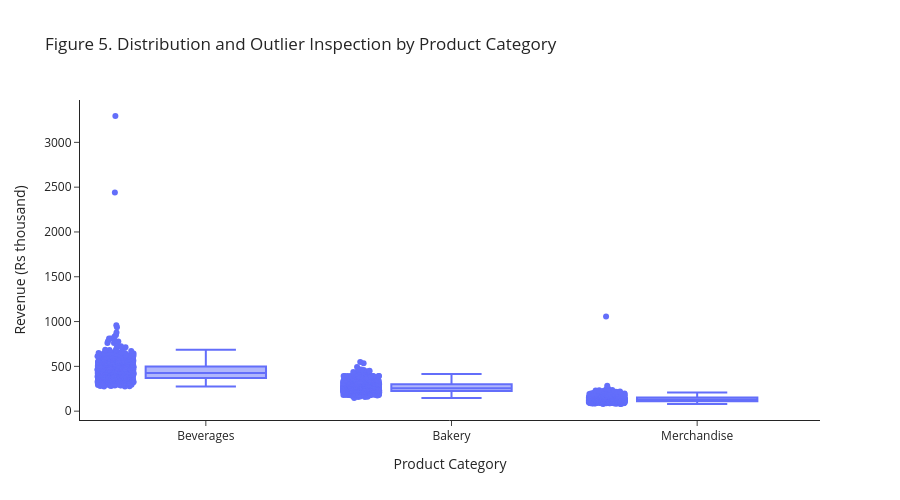

Source (notebook cell):
### Markdown cell above
## 5. Outliers: Find Them, Look at Them, Then Decide

An outlier is a value that deviates markedly from other observations. In data science:
* **True Errors:** Clerical or data-pipeline slips distort statistical calculations and must be excised.
* **Legitimate Extremes:** Genuine surges (e.g., peak holiday trading) provide vital operational signals and must be retained.

### The Three-Question Audit Framework:
1. *Is the value physically plausible?*
2. *Is there an operational explanation within the data?*
3. *Can it be confirmed with the source?*

### Code cell
fig_box = px.box(
    cafe,
    x="Item",
    y="Revenue",
    points="all",
    hover_data=["Date", "Outlet", "Offer"],
    title="Figure 5. Distribution and Outlier Inspection by Product Category",
    labels={"Revenue": "Revenue (Rs thousand)", "Item": "Product Category"}
)
fig_box.update_layout(template="simple_white", height=500)
fig_box.show()

### Figure 1 — Plotly figure (JSON) as saved in the notebook; plotly's stock layout.template omitted (floating-point values rounded to 4 significant figures; data arrays with more than 128 entries replaced by an {"elided": "..."} marker saying what was removed)
{"data": [{"alignmentgroup": "True", "boxpoints": "all", "customdata": {"elided": "3285x3 mixed values"}, "hovertemplate": "Product Category=%{x}<br>Revenue (Rs thousand)=%{y}<br>Date=%{customdata[0]}<br>Outlet=%{customdata[1]}<br>Offer=%{customdata[2]}<extra></extra>", "legendgroup": "", "marker": {"color": "#636efa"}, "name": "", "notched": false, "offsetgroup": "", "orientation": "v", "showlegend": false, "type": "box", "x": {"elided": "3285 str values"}, "x0": " ", "xaxis": "x", "y": {"elided": "3285 float values"}, "y0": " ", "yaxis": "y"}], "layout": {"boxmode": "group", "height": 500, "legend": {"tracegroupgap": 0}, "title": {"text": "Figure 5. Distribution and Outlier Inspection by Product Category"}, "xaxis": {"anchor": "y", "domain": [0.0, 1.0], "title": {"text": "Product Category"}}, "yaxis": {"anchor": "x", "domain": [0.0, 1.0], "title": {"text": "Revenue (Rs thousand)"}}}}
